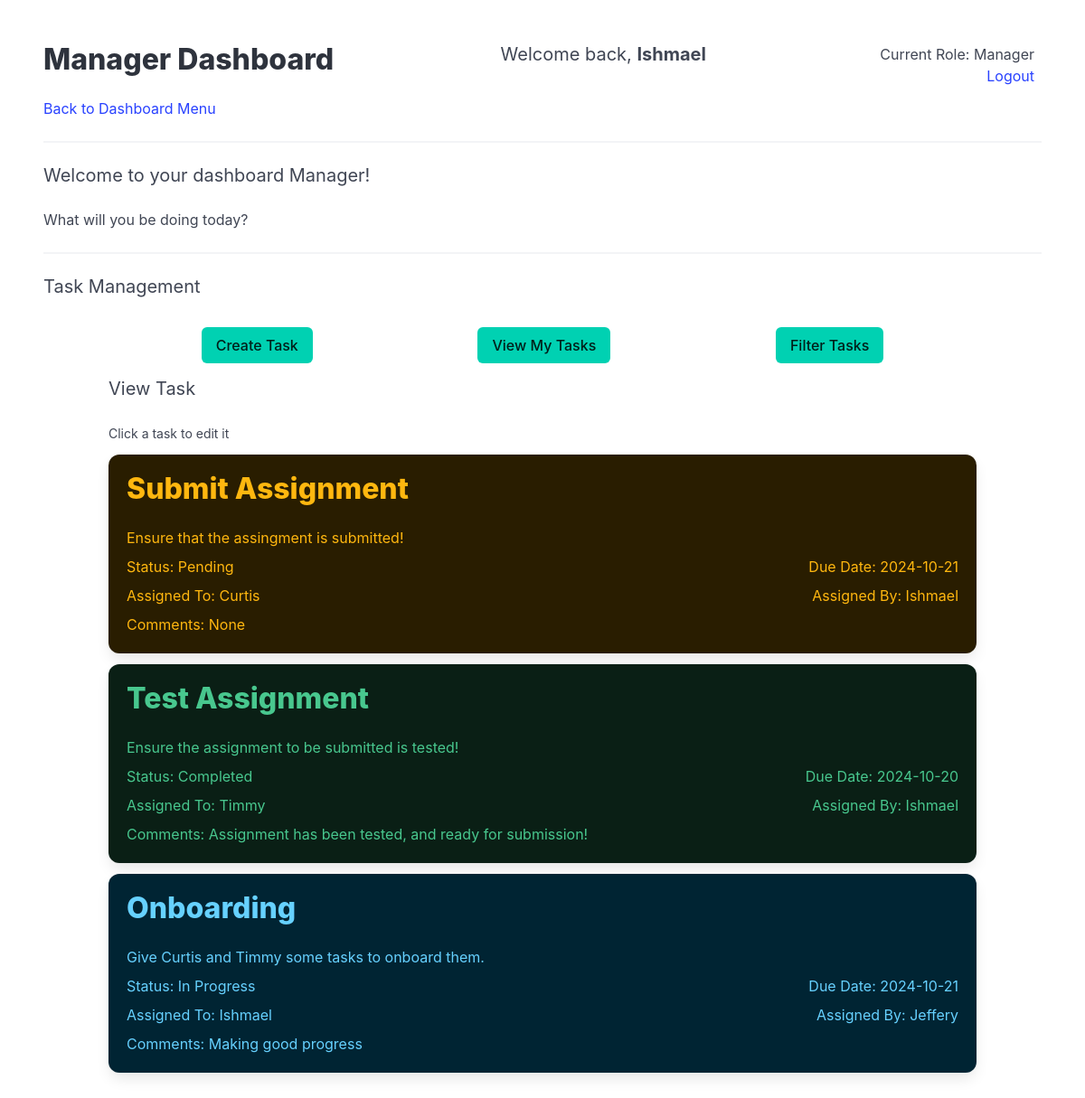
Page /dashboard/manager?action=viewTasks (signed in) on the committed database.
### tables this page shows
CREATE TABLE `Tasks` (
  `task_id` int NOT NULL AUTO_INCREMENT,
  `title` varchar(30) DEFAULT NULL,
  `description` varchar(600) DEFAULT NULL,
  `status` enum('Pending','In Progress','Completed') NOT NULL,
  `assigned_to` int DEFAULT NULL,
  `created_by` int DEFAULT NULL,
  `due_date` date DEFAULT NULL,
  `comments` varchar(600) DEFAULT NULL,
  PRIMARY KEY (`task_id`),
  KEY `assigned_to` (`assigned_to`),
  KEY `created_by` (`created_by`),
  CONSTRAINT `Tasks_ibfk_1` FOREIGN KEY (`assigned_to`) REFERENCES `Users` (`user_id`),
  CONSTRAINT `Tasks_ibfk_2` FOREIGN KEY (`created_by`) REFERENCES `Users` (`user_id`)
);

CREATE TABLE `Users` (
  `user_id` int NOT NULL AUTO_INCREMENT,
  `username` varchar(50) DEFAULT NULL,
  `email` varchar(50) DEFAULT NULL,
  `password` varchar(100) DEFAULT NULL,
  `auth_level` int DEFAULT NULL,
  PRIMARY KEY (`user_id`)
);

### App/Controllers/DashboardManagerController.php (called while the page is built, shortened)
<?php
class DashboardManagerController implements ViewController{
    public function index() {
        Layout::render("dashboards/manager_dashboard", ['header' => 'App/Views/partials/dashboardHeader.php', 'title' => "Manager Dashboard"]);
    }
}

### Framework/Controllers/SessionManager.php (called while the page is built, shortened)
<?php
final class SessionManager {
    public static function get($key) {
        return $_SESSION[$key] ?? null;
    }
}

### App/Models/TaskRepository.php (called while the page is built, shortened)
<?php
class TaskRepository extends Repository {
    public static string $table = 'Tasks';
    public static function getTasksByOwnerId(int $owner_id) {
        $conn = DatabaseSingleton::getInstance();
        $sql = "SELECT * FROM " . self::$table . " WHERE created_by = $owner_id OR assigned_to = $owner_id ORDER BY task_id DESC";
        $query = $conn->query($sql);
        $raw_tasks = $query->fetch_all(MYSQLI_ASSOC);
        $tasks = [];
        foreach ($raw_tasks as $raw_task) {
            $tasks[] = Task::fromArray($raw_task);
        }
        return $tasks;
    }
}

### Framework/autoloader.php (called while the page is built, shortened)
<?php
class Psr4AutoloaderClass
{
    protected $prefixes = array();
    public function addNamespace($prefix, $base_dir, $prepend = false)
    {
        $prefix = trim($prefix, '\\') . '\\';
        $base_dir = rtrim($base_dir, DIRECTORY_SEPARATOR) . '/';
        if (isset($this->prefixes[$prefix]) === false) {
            $this->prefixes[$prefix] = array();
        }
        if ($prepend) {
            array_unshift($this->prefixes[$prefix], $base_dir);
        } else {
            array_push($this->prefixes[$prefix], $base_dir);
        }
    }
    public function loadClass($class)
    {
        $prefix = $class;
        while (false !== $pos = strrpos($prefix, '\\')) {
            $prefix = substr($class, 0, $pos + 1);
            $relative_class = substr($class, $pos + 1);
            $mapped_file = $this->loadMappedFile($prefix, $relative_class);
            if ($mapped_file) {
                return $mapped_file;
            }
            $prefix = rtrim($prefix, '\\');
        }
        return false;
    }
    protected function loadMappedFile($prefix, $relative_class)
    {
        if (isset($this->prefixes[$prefix]) === false) {
            return false;
        }
        foreach ($this->prefixes[$prefix] as $base_dir) {
            $file = $base_dir
                . str_replace('\\', '/', $relative_class)
                . '.php';
            if ($this->requireFile($file)) {
                return $file;
            }
        }
        return false;
    }
    protected function requireFile($file)
    {
        if (file_exists($file)) {
            return true;
        }
        return false;
    }
}

### App/Models/Task.php (called while the page is built, shortened)
<?php
class Task extends Model {
    public function __construct($task_id, $title, $description, $status, $assigned_to, $created_by, $due_date, $comments) {
        $this->title = $title;
        $this->description = $description;
        $this->status = match($status) {
            Status::PENDING->value => Status::PENDING,
            Status::PROGRESS->value => Status::PROGRESS,
            Status::COMPLETED->value => Status::COMPLETED,
            default => Status::PENDING
        };
        $this->due_date = $due_date;
        $this->comments = $comments;
    }
    public static function fromArray(array $data) {
        return new Task(
            $data['task_id'],
            $data['title'],
            $data['description'],
            $data['status'],
            $data['assigned_to'],
            $data['created_by'],
            $data['due_date'],
            $data['comments']
        );
    }
}

### App/Models/UserRepository.php (called while the page is built, shortened)
<?php
class UserRepository extends Repository {
    public static string $table = 'Users';
    public static function findById($key) {
        $conn = DatabaseSingleton::getInstance();
        $sql = "SELECT * FROM " . self::$table . " WHERE user_id = ?";
        $stmt = $conn->prepare($sql);
        $stmt->bind_param('i', $key);
        $stmt->execute();
        $result = $stmt->get_result();
        $data = $result->fetch_assoc();
        if ($data) {
            return User::fromArray($data);
        }
        return null;
    }
    public static function find($key) {
        return self::findById($key);
    }
}

### App/Models/User.php (called while the page is built, shortened)
<?php
class User extends Model {
    public function __construct(int $id, string $username, string $email, string $password, Roles $auth_level=Roles::GUEST) {
        $this->username = $username;
    }
    public static function fromArray(array $data) {
        $id = $data['user_id'];
        $username = $data['username'];
        $email = $data['email'];
        $password = $data['password'];
        $auth_level = match ((int) $data['auth_level']) {
            Roles::EMPLOYEE->value => Roles::EMPLOYEE,
            Roles::MANAGER->value => Roles::MANAGER,
            Roles::ADMIN->value => Roles::ADMIN,
            default => Roles::GUEST
        };
        return new User($id, $username, $email, $password, $auth_level);
    }
}

### App/Views/partials/tasks/display.php (the view, shortened to what this page needs)
<?php
echo "<small> Click a task to edit it </small>";
foreach ($tasks as $task) {
    $background_color = match($task->status) {
        Status::PENDING => 'has-background-warning-dark',
        Status::PROGRESS => 'has-background-info-dark',
        Status::COMPLETED => 'has-background-success-dark',
        default => 'has-background-danger-dark'
    };
    $text_color = match($task->status) {
        Status::PENDING => 'has-text-warning',
        Status::PROGRESS => 'has-text-info',
        Status::COMPLETED => 'has-text-success',
        default => 'has-text-danger'
    };
    echo "<a href='/task/edit?id=$task->id'>
    <div class='box is-fullwidth my-3 $background_color $text_color'>
        <h3 class='title $text_color' > $task->title</h3>
        <p> $task->description</p>
        <div class='is-flex is-flex-wrap-wrap is-justify-content-space-between my-2'>
            <p> Status: " . $task->status->value . " </p>
            <p> Due Date: $task->due_date</p>
        </div>
        <div class='is-flex is-flex-wrap-wrap is-justify-content-space-between my-2'>
            <p> Assigned To: " . UserRepository::find($task->assigned_to)->username . " </p>
            <p> Assigned By: " . UserRepository::find($task->created_by)->username . "</p>
        </div>
        <div class='content'>
            <p> Comments: " . (empty($task->comments) ? 'None' : $task->comments) . "</p>
        </div>
    </div>
    </a>";
}

### index.php (shortened to what this page needs)
<?php
require_once "Framework/autoloader.php";
$separators = ['/', '\\'];
$request_uri = explode("?", $_SERVER["REQUEST_URI"], 2);
$path = str_replace(APP_ROUTE_DIR, '', $request_uri[0]);
$path = trim(str_replace($separators, DIRECTORY_SEPARATOR, $path), DIRECTORY_SEPARATOR);
$path = DIRECTORY_SEPARATOR . $path;
$router = new Framework\Controllers\Router();
$router->addGetRoutes([
    new Framework\Controllers\Route("/401", 'App\Controllers\ErrorController', 'error401', 'GET'),
    new Framework\Controllers\Route("/404", 'App\Controllers\ErrorController', 'error404', 'GET'),
    new Framework\Controllers\Route("/500", 'App\Controllers\ErrorController', 'error500', 'GET'),
    new Framework\Controllers\Route("/", 'App\Controllers\IndexController', 'index', 'GET'),
    new Framework\Controllers\Route("/register", 'App\Controllers\RegisterController', 'index', 'GET'),
    new Framework\Controllers\Route("/login", 'App\Controllers\LoginController', 'index', 'GET'),
    new Framework\Controllers\Route("/logout", 'App\Controllers\LogoutController', 'logout', 'GET'),
    new Framework\Controllers\Route("/dashboard", 'App\Controllers\DashboardController', 'index', 'GET'),
    new Framework\Controllers\Route("/dashboard/admin", 'App\Controllers\DashboardAdminController', 'index', 'GET'),
    new Framework\Controllers\Route("/dashboard/manager", 'App\Controllers\DashboardManagerController', 'index', 'GET'),
    new Framework\Controllers\Route("/dashboard/employee", 'App\Controllers\DashboardEmployeeController', 'index', 'GET'),
    new Framework\Controllers\Route("/task/create", 'App\Controllers\TaskController', 'index', 'GET'),
    new Framework\Controllers\Route("/task/edit", 'App\Controllers\TaskController', 'edit', 'GET'),
    new Framework\Controllers\Route("/task/filter", 'App\Controllers\TaskController', 'filterTasks', 'GET'),
    new Framework\Controllers\Route("/user/edit", 'App\Controllers\DashboardAdminController', 'editUser', 'GET'),
    new Framework\Controllers\Route("/user/delete", 'App\Controllers\DashboardAdminController', 'deleteUser', 'GET'),
]);
$router->addGetRoutes([
    new FrameWork\Controllers\Route("/api/v1/login", "App\Controllers\APIController", "getLoginInformation", "GET"),
]);
$router->addPostRoutes([
    new Framework\Controllers\Route("/register", 'App\Controllers\RegisterController', 'handleSubmission', 'POST'),
    new Framework\Controllers\Route("/login", 'App\Controllers\LoginController', "handleSubmission", 'POST'),
    new Framework\Controllers\Route("/user/create", 'App\Controllers\RegisterController', 'adminAddNewUser', 'POST'),
    new Framework\Controllers\Route("/task/create", 'App\Controllers\TaskController', 'createTask', 'POST'),
    new Framework\Controllers\Route("/user/edit", 'App\Controllers\DashboardAdminController', 'adminUpdateUser', 'POST'),
    new Framework\Controllers\Route("/task/edit", 'App\Controllers\TaskController', 'updateTask', 'POST'),
]);
$router->addPostRoutes([
    new Framework\Controllers\Route("/api/v1/login", "App\Controllers\APIController", "authenticate", "POST"),
]);
switch ($_SERVER["REQUEST_METHOD"]) {
    case "GET":
        $router->get($path);
        break;
}

### Framework/Controllers/Router.php (shortened to what this page needs)
<?php
final class Router {
    public static $get_routes = [];
    public static function routeMerge(array $method_routes, $routes){
        $merged_routes = $method_routes;
        foreach ($routes as $route) {
            $merged_routes[$route->path] = $route;
        }
        return $merged_routes;
    }
    public static function addGetRoutes(array $routes) {
        self::$get_routes = self::routeMerge(self::$get_routes, $routes);
    }
    public static function route($routes, $path) {
        if (isset($routes[$path])) {
            $route = $routes[$path];
            $controller = new $route->controller();
            $controller->{$route->method}();
        }
        else {
            header("HTTP/1.0 404 Not Found");
            header("Location: /404");
        }
    }
    public static function get(string $path){
        self::route(self::$get_routes, $path);
    }
}

### App/Views/templates/structure.php (shortened to what this page needs)
<!DOCTYPE html>
<html lang="en">
<head>
    <link
        rel="stylesheet"
        href="https://cdn.jsdelivr.net/npm/bulma@1.0.2/css/bulma.min.css"
        >
</head>
<body class="section">
    <?php if (isset($header)) require_once $header; ?>
    <?php require_once $content; ?>
</body>
</html>

### App/Views/partials/dashboardHeader.php (shortened to what this page needs)
<?php
    $user = SessionManager::get(SessionValues::USER_INFO->value);
    if ($user) {
        $username = $user['username'];
        $auth_level = $user['auth_level']->value;
    }
?>
<div class="is-flex is-justify-content-space-between is-flex-wrap-wrap">
    <div class="is-flex is-flex-direction-column">
        <h1 class="title"><?php echo $title ?></h1>
        <a href='/dashboard'>Back to Dashboard Menu</a>
    </div>
    <h2 class="subtitle">Welcome back, <span class="has-text-weight-bold"><?php echo $username ?? 'Guest' ?></span></h2>
    <?php
        if (isset($username) && isset($auth_level)) {
            $auth_map = array(Roles::GUEST->value => 'Unknown User', Roles::ADMIN->value => 'Admin', Roles::EMPLOYEE->value => 'Employee', Roles::MANAGER->value => 'Manager');
            echo "<div class='has-text-right mx-2'>";
                echo '<p>Current Role: ' . $auth_map[$auth_level ?? Roles::GUEST->value] . '</p>';
                echo '<a href="/logout">Logout</a>';
                echo "</div>";
            }
            else {
            echo "<div class='has-text-right'>";
                echo '<a href="/login">Login</a>';
            echo "</div>";
        }
    ?>
</div>
<hr>

### App/Views/pages/dashboards/manager_dashboard.php (shortened to what this page needs)
<h2 class="subtitle">Welcome to your dashboard Manager!</h2>
<p>What will you be doing today?</p>
<hr>
<h3 class="subtitle">Task Management</h3>
<div class="is-flex is-flex-wrap-wrap is-justify-content-space-evenly my-2">
    <a href="/task/create">
        <button class="button is-primary mx-2 my-2">Create Task</button>
    </a>
    <a href="/dashboard/manager?action=viewTasks">
        <button class="button is-primary mx-2 my-2">View My Tasks</button>
    </a>
    <a href="/dashboard/manager?action=filterTasks">
        <button class="button is-primary mx-2 my-2">Filter Tasks</button>
    </a>
</div>
<div class="container" id="resultsContainer">
    <?php
        if (isset($_GET['action'])) {
            switch ($_GET['action']) {
                case 'viewTasks':
                    Layout::contentRender('tasks/view');
                    break;
            }
        }
    ?>
</div>

### Framework/Views/Layout.php (shortened to what this page needs)
<?php
class Layout
{
    public static string $structure = "App/Views/templates/structure.php";
    public static function render($view, $data = []) {
        $title = isset($data['title']) ? $data['title'] : "Application Page";
        require_once self::$structure;
    }
    public static function contentRender($view, $data = []) {
        extract($data);
        if (file_exists("App/Views/partials/{$view}.php")) {
            require_once "App/Views/partials/{$view}.php";
        }
        else{
            require_once "App/Views/pages/{$view}.php";
        }
    }
}

### App/Views/partials/tasks/view.php (shortened to what this page needs)
<?php
$current_user = SessionManager::get(SessionValues::USER_INFO->value);
$auth_level = $current_user['auth_level'];
echo "<h2 class='subtitle'> View Task </h2>";
$tasks = match($auth_level) {
    Roles::ADMIN => $tasks = TaskRepository::getAll(),
    Roles::MANAGER => $tasks = TaskRepository::getTasksByOwnerId($current_user['id']),
    Roles::EMPLOYEE => $tasks = TaskRepository::getTasksByUserId($current_user['id']),
    default => $tasks = [],
};
Layout::contentRender('tasks/display', ['tasks' => $tasks]);

### rows in the picture
tasks: title "Submit Assignment", description "Ensure that the assingment is submitted!", value "Pending", due_date "2024-10-21", assigned_to.password "Curtis", created_by.password "Ishmael", shows "None"
tasks: title "Test Assignment", description "Ensure the assignment to be submitted is tested!", value "Completed", due_date "2024-10-20", assigned_to.password "Timmy", created_by.password "Ishmael", comments "Assignment has been tested, and ready for submission!"
tasks: title "Onboarding", description "Give Curtis and Timmy some tasks to onboard them.", value "In Progress", due_date "2024-10-21", assigned_to.password "Ishmael", created_by.password "Jeffery", comments "Making good progress"

### other values in the picture
$title "Manager Dashboard"
$username "Ishmael"
$auth_map[$auth_level ?? Roles::GUEST->value] "Manager"
